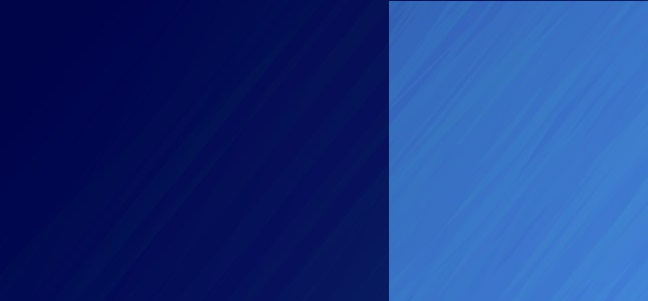
#> input picture xfce-evil-blue.jpg, 648 x 301 px
$ python img-test.py
#> lines starting #> are read from the running program, lines starting #| are printed output that depends on the picture; after the words box and inside, x2 and y2 are one past the last pixel; in counts of white or black regions, pixels touching at a corner belong together; pictures that were not available may be replaced by others from this repository, and a replacement may not be noted
import numpy as np
import cv2 as cv
roi = cv.imread('xfce-evil-blue.jpg')
#> roi is the input picture: shape (301, 648, 3); mean B, G, R 129.2, 53.8, 24.9
hsv = cv.cvtColor(roi,cv.COLOR_BGR2HSV)
#> hsv: shape (301, 648, 3); mean H, S, V 112.9, 220, 129.2
target = cv.imread('xfce-evil.jpg')
hsvt = cv.cvtColor(target,cv.COLOR_BGR2HSV)
# calculating object histogram
roihist = cv.calcHist([hsv],[0, 1], None, [180, 256], [0, 180, 0, 256] )
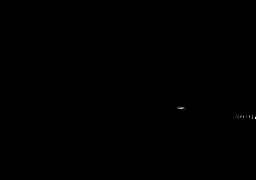
#> roihist: shape (180, 256) float32; min 0, max 10842, mean 4.2; drawn with min black and max white
# normalize histogram and apply backprojection
cv.normalize(roihist,roihist,0,255,cv.NORM_MINMAX)
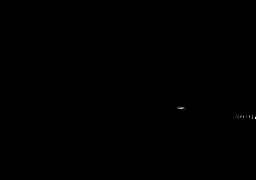
#> roihist: shape (180, 256) float32; 0.58% of pixels changed, all inside (x1, y1, x2, y2) = (161, 105, 256, 120)
dst = cv.calcBackProject([hsvt],[0,1],roihist,[0,180,0,256],1)
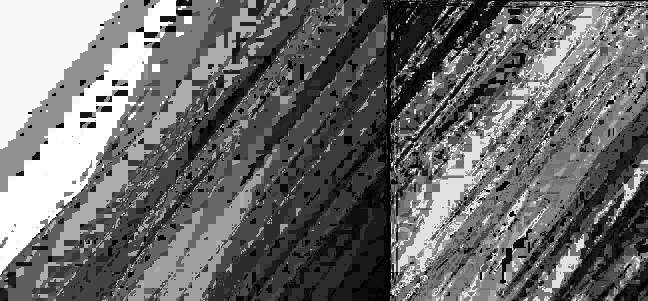
#> dst: shape (301, 648); min 0, max 255, mean 109.4
# Now convolute with circular disc
disc = cv.getStructuringElement(cv.MORPH_ELLIPSE,(5,5))
cv.filter2D(dst,-1,disc,dst)
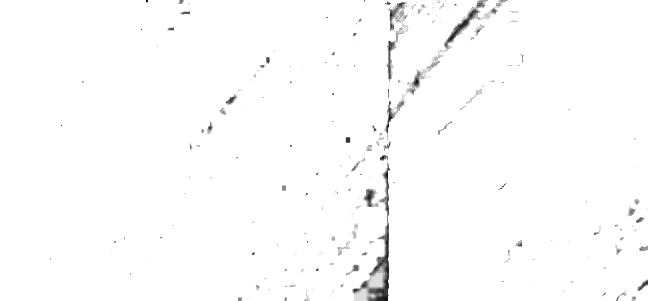
#> dst: shape (301, 648); min 10, max 255, mean 252.2
# threshold and binary AND
ret,thresh = cv.threshold(dst,50,255,0)
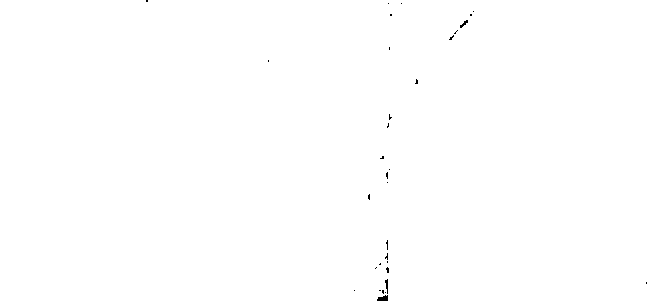
#> thresh: shape (301, 648); 99.9% white; black in thin lines or dots, all inside (x1, y1, x2, y2) = (146, 0, 647, 301)
thresh = cv.merge((thresh,thresh,thresh))
res = cv.bitwise_and(target,thresh)
res = np.vstack((target,thresh,res))
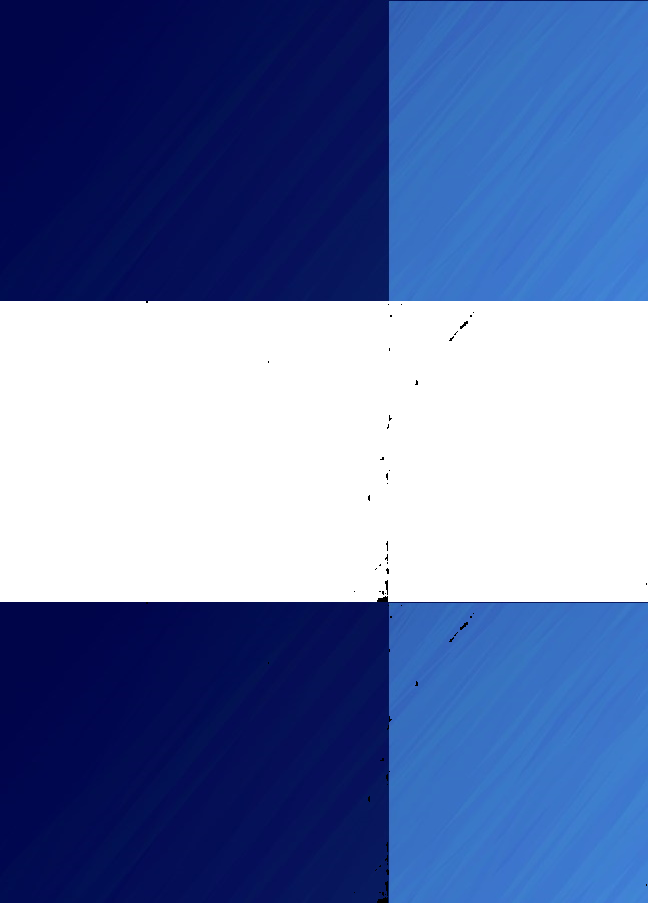
#> res: shape (903, 648, 3); mean B, G, R 171, 120.7, 101.5
cv.imwrite('res.jpg',res)
